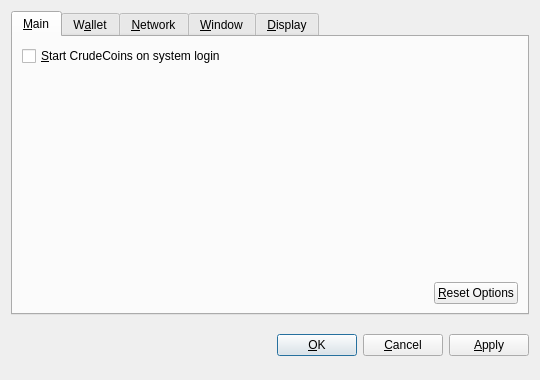
<?xml version="1.0" encoding="UTF-8"?>
<ui version="4.0">
 <class>OptionsDialog</class>
 <widget class="QDialog" name="OptionsDialog">
  <property name="geometry">
   <rect>
    <x>0</x>
    <y>0</y>
    <width>540</width>
    <height>380</height>
   </rect>
  </property>
  <property name="windowTitle">
   <string>Options</string>
  </property>
  <property name="modal">
   <bool>true</bool>
  </property>
  <layout class="QVBoxLayout" name="verticalLayout">
   <item>
    <widget class="QTabWidget" name="tabWidget">
     <property name="tabPosition">
      <enum>QTabWidget::North</enum>
     </property>
     <property name="currentIndex">
      <number>0</number>
     </property>
     <widget class="QWidget" name="tabMain">
      <attribute name="title">
       <string>&amp;Main</string>
      </attribute>
      <layout class="QVBoxLayout" name="verticalLayout_Main">
       <item>
        <widget class="QCheckBox" name="bitcoinAtStartup">
         <property name="toolTip">
          <string>Automatically start CrudeCoins after logging in to the system.</string>
         </property>
         <property name="text">
          <string>&amp;Start CrudeCoins on system login</string>
         </property>
        </widget>
       </item>
       <item>
        <spacer name="verticalSpacer_Main">
         <property name="orientation">
          <enum>Qt::Vertical</enum>
         </property>
         <property name="sizeHint" stdset="0">
          <size>
           <width>20</width>
           <height>40</height>
          </size>
         </property>
        </spacer>
       </item>
       <item>
        <layout class="QHBoxLayout" name="horizontalLayout_2_Main">
         <item>
          <spacer name="horizontalSpacer_2_Main">
           <property name="orientation">
            <enum>Qt::Horizontal</enum>
           </property>
           <property name="sizeHint" stdset="0">
            <size>
             <width>40</width>
             <height>20</height>
            </size>
           </property>
          </spacer>
         </item>
         <item>
          <widget class="QPushButton" name="resetButton">
           <property name="toolTip">
            <string>Reset all client options to default.</string>
           </property>
           <property name="text">
            <string>&amp;Reset Options</string>
           </property>
           <property name="autoDefault">
            <bool>false</bool>
           </property>
          </widget>
         </item>
        </layout>
       </item>
      </layout>
     </widget>
     <widget class="QWidget" name="tabWallet">
      <attribute name="title">
       <string>W&amp;allet</string>
      </attribute>
      <layout class="QVBoxLayout" name="verticalLayout_Network">
       <item>
        <widget class="QLabel" name="transactionFeeInfoLabel">
         <property name="text">
          <string>Optional transaction fee per kB that helps make sure your transactions are processed quickly. Most transactions are 1 kB.</string>
         </property>
         <property name="textFormat">
          <enum>Qt::PlainText</enum>
         </property>
         <property name="wordWrap">
          <bool>true</bool>
         </property>
        </widget>
       </item>
       <item>
        <layout class="QHBoxLayout" name="horizontalLayout_1_Main">
         <item>
          <widget class="QLabel" name="transactionFeeLabel">
           <property name="text">
            <string>Pay transaction &amp;fee</string>
           </property>
           <property name="textFormat">
            <enum>Qt::PlainText</enum>
           </property>
           <property name="buddy">
            <cstring>transactionFee</cstring>
           </property>
          </widget>
         </item>
         <item>
          <widget class="BitcoinAmountField" name="transactionFee"/>
         </item>
         <item>
          <spacer name="horizontalSpacer_1_Main">
           <property name="orientation">
            <enum>Qt::Horizontal</enum>
           </property>
           <property name="sizeHint" stdset="0">
            <size>
             <width>40</width>
             <height>20</height>
            </size>
           </property>
          </spacer>
         </item>
        </layout>
       </item>
       <item>
        <widget class="QLabel" name="label">
         <property name="text">
          <string>If you disable the spending of unconfirmed change, the change from a transaction cannot be used until that transaction has at least one confirmation. This also affects how your balance is computed.</string>
         </property>
         <property name="wordWrap">
          <bool>true</bool>
         </property>
        </widget>
       </item>
       <item>
        <widget class="QCheckBox" name="spendZeroConfChange">
         <property name="text">
          <string>Spend unconfirmed change  (experts only)</string>
         </property>
        </widget>
       </item>
       <item>
        <spacer name="verticalSpacer">
         <property name="orientation">
          <enum>Qt::Vertical</enum>
         </property>
         <property name="sizeHint" stdset="0">
          <size>
           <width>20</width>
           <height>40</height>
          </size>
         </property>
        </spacer>
       </item>
      </layout>
     </widget>
     <widget class="QWidget" name="tabNetwork">
      <attribute name="title">
       <string>&amp;Network</string>
      </attribute>
      <layout class="QVBoxLayout" name="verticalLayout_Network">
       <item>
        <widget class="QCheckBox" name="mapPortUpnp">
         <property name="toolTip">
          <string>Automatically open the CrudeCoins client port on the router. This only works when your router supports UPnP and it is enabled.</string>
         </property>
         <property name="text">
          <string>Map port using &amp;UPnP</string>
         </property>
        </widget>
       </item>
       <item>
        <widget class="QCheckBox" name="connectSocks">
         <property name="toolTip">
          <string>Connect to the CrudeCoins network through a SOCKS proxy (e.g. when connecting through Tor).</string>
         </property>
         <property name="text">
          <string>&amp;Connect through SOCKS proxy:</string>
         </property>
        </widget>
       </item>
       <item>
        <layout class="QHBoxLayout" name="horizontalLayout_Network">
         <item>
          <widget class="QLabel" name="proxyIpLabel">
           <property name="text">
            <string>Proxy &amp;IP:</string>
           </property>
           <property name="textFormat">
            <enum>Qt::PlainText</enum>
           </property>
           <property name="buddy">
            <cstring>proxyIp</cstring>
           </property>
          </widget>
         </item>
         <item>
          <widget class="QValidatedLineEdit" name="proxyIp">
           <property name="maximumSize">
            <size>
             <width>140</width>
             <height>16777215</height>
            </size>
           </property>
           <property name="toolTip">
            <string>IP address of the proxy (e.g. 127.0.0.1)</string>
           </property>
          </widget>
         </item>
         <item>
          <widget class="QLabel" name="proxyPortLabel">
           <property name="text">
            <string>&amp;Port:</string>
           </property>
           <property name="textFormat">
            <enum>Qt::PlainText</enum>
           </property>
           <property name="buddy">
            <cstring>proxyPort</cstring>
           </property>
          </widget>
         </item>
         <item>
          <widget class="QLineEdit" name="proxyPort">
           <property name="maximumSize">
            <size>
             <width>55</width>
             <height>16777215</height>
            </size>
           </property>
           <property name="toolTip">
            <string>Port of the proxy (e.g. 9050)</string>
           </property>
          </widget>
         </item>
         <item>
          <widget class="QLabel" name="socksVersionLabel">
           <property name="text">
            <string>SOCKS &amp;Version:</string>
           </property>
           <property name="textFormat">
            <enum>Qt::PlainText</enum>
           </property>
           <property name="buddy">
            <cstring>socksVersion</cstring>
           </property>
          </widget>
         </item>
         <item>
          <widget class="QValueComboBox" name="socksVersion">
           <property name="toolTip">
            <string>SOCKS version of the proxy (e.g. 5)</string>
           </property>
          </widget>
         </item>
         <item>
          <spacer name="horizontalSpacer_Network">
           <property name="orientation">
            <enum>Qt::Horizontal</enum>
           </property>
           <property name="sizeHint" stdset="0">
            <size>
             <width>40</width>
             <height>20</height>
            </size>
           </property>
          </spacer>
         </item>
        </layout>
       </item>
       <item>
        <spacer name="verticalSpacer_Network">
         <property name="orientation">
          <enum>Qt::Vertical</enum>
         </property>
         <property name="sizeHint" stdset="0">
          <size>
           <width>20</width>
           <height>40</height>
          </size>
         </property>
        </spacer>
       </item>
      </layout>
     </widget>
     <widget class="QWidget" name="tabWindow">
      <attribute name="title">
       <string>&amp;Window</string>
      </attribute>
      <layout class="QVBoxLayout" name="verticalLayout_Window">
       <item>
        <widget class="QCheckBox" name="minimizeToTray">
         <property name="toolTip">
          <string>Show only a tray icon after minimizing the window.</string>
         </property>
         <property name="text">
          <string>&amp;Minimize to the tray instead of the taskbar</string>
         </property>
        </widget>
       </item>
       <item>
        <widget class="QCheckBox" name="minimizeOnClose">
         <property name="toolTip">
          <string>Minimize instead of exit the application when the window is closed. When this option is enabled, the application will be closed only after selecting Quit in the menu.</string>
         </property>
         <property name="text">
          <string>M&amp;inimize on close</string>
         </property>
        </widget>
       </item>
       <item>
        <spacer name="verticalSpacer_Window">
         <property name="orientation">
          <enum>Qt::Vertical</enum>
         </property>
         <property name="sizeHint" stdset="0">
          <size>
           <width>20</width>
           <height>40</height>
          </size>
         </property>
        </spacer>
       </item>
      </layout>
     </widget>
     <widget class="QWidget" name="tabDisplay">
      <attribute name="title">
       <string>&amp;Display</string>
      </attribute>
      <layout class="QVBoxLayout" name="verticalLayout_Display">
       <item>
        <layout class="QHBoxLayout" name="horizontalLayout_1_Display">
         <item>
          <widget class="QLabel" name="langLabel">
           <property name="text">
            <string>User Interface &amp;language:</string>
           </property>
           <property name="textFormat">
            <enum>Qt::PlainText</enum>
           </property>
           <property name="buddy">
            <cstring>lang</cstring>
           </property>
          </widget>
         </item>
         <item>
          <widget class="QValueComboBox" name="lang">
           <property name="toolTip">
            <string>The user interface language can be set here. This setting will take effect after restarting CrudeCoins.</string>
           </property>
          </widget>
         </item>
        </layout>
       </item>
       <item>
        <layout class="QHBoxLayout" name="horizontalLayout_2_Display">
         <item>
          <widget class="QLabel" name="unitLabel">
           <property name="text">
            <string>&amp;Unit to show amounts in:</string>
           </property>
           <property name="textFormat">
            <enum>Qt::PlainText</enum>
           </property>
           <property name="buddy">
            <cstring>unit</cstring>
           </property>
          </widget>
         </item>
         <item>
          <widget class="QValueComboBox" name="unit">
           <property name="toolTip">
            <string>Choose the default subdivision unit to show in the interface and when sending coins.</string>
           </property>
          </widget>
         </item>
        </layout>
       </item>
       <item>
        <widget class="QCheckBox" name="displayAddresses">
         <property name="toolTip">
          <string>Whether to show CrudeCoins addresses in the transaction list or not.</string>
         </property>
         <property name="text">
          <string>&amp;Display addresses in transaction list</string>
         </property>
        </widget>
       </item>
       <item>
        <widget class="QCheckBox" name="coinControlFeatures">
         <property name="toolTip">
          <string>Whether to show coin control features or not.</string>
         </property>
         <property name="text">
          <string>Display coin &amp;control features (experts only!)</string>
         </property>
        </widget>
       </item>
       <item>
        <spacer name="verticalSpacer_Display">
         <property name="orientation">
          <enum>Qt::Vertical</enum>
         </property>
         <property name="sizeHint" stdset="0">
          <size>
           <width>20</width>
           <height>40</height>
          </size>
         </property>
        </spacer>
       </item>
      </layout>
     </widget>
    </widget>
   </item>
   <item>
    <layout class="QHBoxLayout" name="horizontalLayout_Buttons">
     <item>
      <spacer name="horizontalSpacer_1">
       <property name="orientation">
        <enum>Qt::Horizontal</enum>
       </property>
       <property name="sizeHint" stdset="0">
        <size>
         <width>40</width>
         <height>48</height>
        </size>
       </property>
      </spacer>
     </item>
     <item>
      <widget class="QLabel" name="statusLabel">
       <property name="font">
        <font>
         <weight>75</weight>
         <bold>true</bold>
        </font>
       </property>
       <property name="text">
        <string/>
       </property>
       <property name="textFormat">
        <enum>Qt::PlainText</enum>
       </property>
       <property name="wordWrap">
        <bool>true</bool>
       </property>
      </widget>
     </item>
     <item>
      <spacer name="horizontalSpacer_2">
       <property name="orientation">
        <enum>Qt::Horizontal</enum>
       </property>
       <property name="sizeHint" stdset="0">
        <size>
         <width>40</width>
         <height>48</height>
        </size>
       </property>
      </spacer>
     </item>
     <item>
      <widget class="QPushButton" name="okButton">
       <property name="text">
        <string>&amp;OK</string>
       </property>
      </widget>
     </item>
     <item>
      <widget class="QPushButton" name="cancelButton">
       <property name="text">
        <string>&amp;Cancel</string>
       </property>
       <property name="autoDefault">
        <bool>false</bool>
       </property>
      </widget>
     </item>
     <item>
      <widget class="QPushButton" name="applyButton">
       <property name="text">
        <string>&amp;Apply</string>
       </property>
       <property name="autoDefault">
        <bool>false</bool>
       </property>
      </widget>
     </item>
    </layout>
   </item>
  </layout>
 </widget>
 <customwidgets>
  <customwidget>
   <class>BitcoinAmountField</class>
   <extends>QSpinBox</extends>
   <header>bitcoinamountfield.h</header>
  </customwidget>
  <customwidget>
   <class>QValueComboBox</class>
   <extends>QComboBox</extends>
   <header>qvaluecombobox.h</header>
  </customwidget>
  <customwidget>
   <class>QValidatedLineEdit</class>
   <extends>QLineEdit</extends>
   <header>qvalidatedlineedit.h</header>
  </customwidget>
 </customwidgets>
 <resources/>
 <connections/>
</ui>
